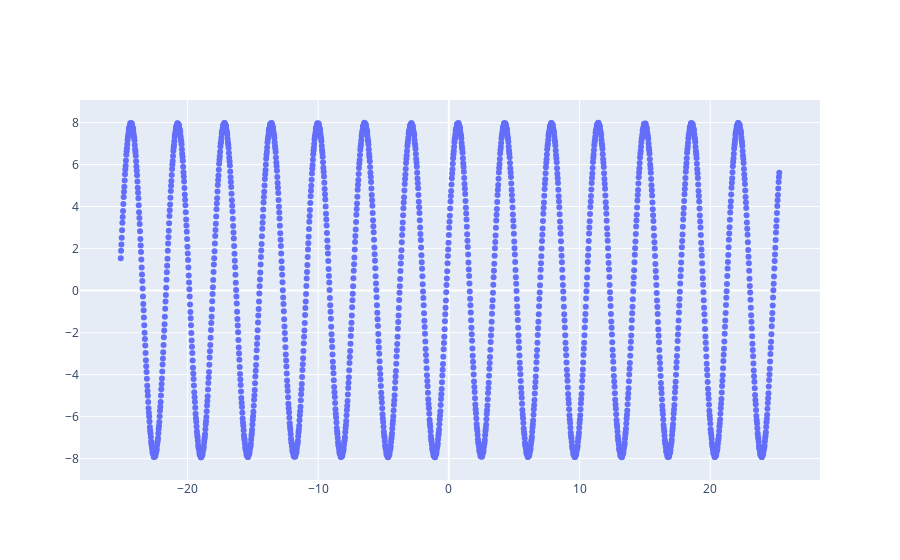

The notebook cell this image was saved under:
### Markdown cell above
## Draw from sanity check

### Code cell
fig = go.Figure(data=go.Scatter(
    x = time_values,
    y = time_series_B,
    mode = 'markers'
))

fig.show()

### Figure 1 — Plotly figure (JSON) as saved in the notebook; plotly's stock layout.template omitted (floating-point values rounded to 4 significant figures; data arrays with more than 128 entries replaced by an {"elided": "..."} marker saying what was removed)
{"data": [{"mode": "markers", "type": "scatter", "x": {"elided": "2016 float values"}, "y": {"elided": "2016 float values"}}], "layout": {}}
